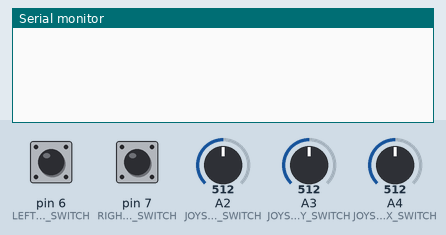
Recording of a sketch running on a simulated Arduino Uno, built with avr-gcc and run on an emulated ATmega328P. Shown: the last lines printed to the serial monitor. The inputs (shaded band) are chosen by the test bench; at power-on: A2 (JOYSTICK_MID_SWITCH) = 512, A3 (JOYSTICK_Y_SWITCH) = 512, A4 (JOYSTICK_X_SWITCH) = 512, pin 6 (LEFT_LEVER_SWITCH) HIGH, pin 7 (RIGHT_LEVER_SWITCH) HIGH.

Above: at 1.2 s.
1.3 s: A2 (JOYSTICK_MID_SWITCH) set to 489
At 1.4 s:
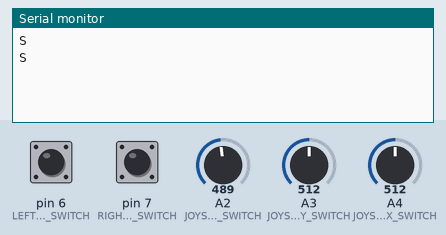
3.2 s: A3 (JOYSTICK_Y_SWITCH) set to 40
At 3.26 s:
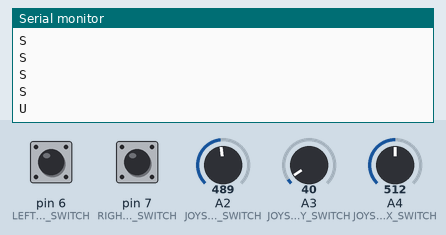
5.1 s: A4 (JOYSTICK_X_SWITCH) set to 0
At 5.13 s:
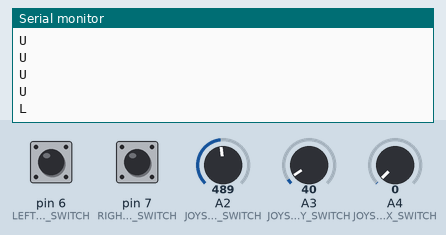
7.0 s: A4 (JOYSTICK_X_SWITCH) set to 1023
At 7.03 s:
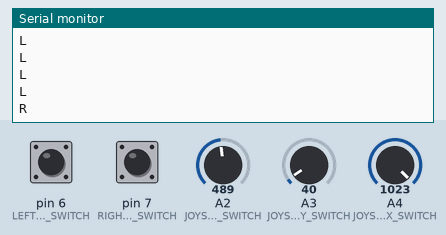

The sketch:

xgbee.ino
```cpp
#include <time.h>
#include <SoftwareSerial.h>

#define LEFT_LEVER_SWITCH 6
#define RIGHT_LEVER_SWITCH 7
#define JOYSTICK_MID_SWITCH A2
#define JOYSTICK_Y_SWITCH A3
#define JOYSTICK_X_SWITCH A4

SoftwareSerial Xbee(2, 3); // RX,TX
void setup()
{
  Serial.begin(9600);
  Xbee.begin(9600);
  pinMode(JOYSTICK_MID_SWITCH, INPUT); // switch
  pinMode(JOYSTICK_Y_SWITCH, INPUT);   // y-axis  up:0  down:1023
  pinMode(JOYSTICK_X_SWITCH, INPUT);   // x-axis  left:0 right:1023
  pinMode(LEFT_LEVER_SWITCH, INPUT_PULLUP);
  pinMode(RIGHT_LEVER_SWITCH, INPUT_PULLUP);
}

void loop()
{

  int joystick_mid = analogRead(JOYSTICK_MID_SWITCH);
  int joystick_x = analogRead(JOYSTICK_X_SWITCH);
  int joystick_y = analogRead(JOYSTICK_Y_SWITCH);
  int left_lever = digitalRead(LEFT_LEVER_SWITCH);
  int right_lever = digitalRead(RIGHT_LEVER_SWITCH);

  // Serial.print(joystick_mid);
  // Serial.print(" ");
  // Serial.print(joystick_x);
  // Serial.print(" ");
  // Serial.println(joystick_y);

  if(joystick_mid>=300 && joystick_mid<=500 && joystick_x>=500 and joystick_y>=500)
  {
    Xbee.write('S');
    Xbee.flush();
    Serial.println("S");

  }
  if (joystick_x == 0)
  {
    Xbee.write('L');
    Xbee.flush();
    Serial.println("L");
  }
  else if (joystick_x == 1023)
  {
    Xbee.write('R');
    Xbee.flush();
    Serial.println("R");
  }
  else if (joystick_y <= 50)
  {
    Xbee.write('U');
    Xbee.flush();
    Serial.println("U");
  }
  else if (joystick_y == 1023)
  {
    Xbee.write('D');
    Xbee.flush();
    Serial.println("D");
  }
  else if (joystick_mid == 0)
  {
    Xbee.write('C');
    Xbee.flush();
    Serial.println("C");
  }
  else if (left_lever == 0)
  {
    Xbee.write('M');
    Xbee.flush();
    Serial.println("M");
    delay(500);
  }
  else if (right_lever == 0)
  {
    Xbee.write('F');
    Xbee.flush();
    Serial.println("F");
    delay(500);
  }
  delay(40);
  Xbee.flush();
}
```

Measured:
- the behaviour switches between 501 and 500 on A2 (JOYSTICK_MID_SWITCH) (found by bisection; images 0 and 1)
- after the input at 1.3 s, the serial monitor: prints a new line at once (image 1)
- after the input at 3.2 s, the serial monitor: prints a new line at once (image 2)
- after the input at 5.1 s, the serial monitor: prints a new line at once (image 3)
- after the input at 7.0 s, the serial monitor: prints a new line at once (image 4)
